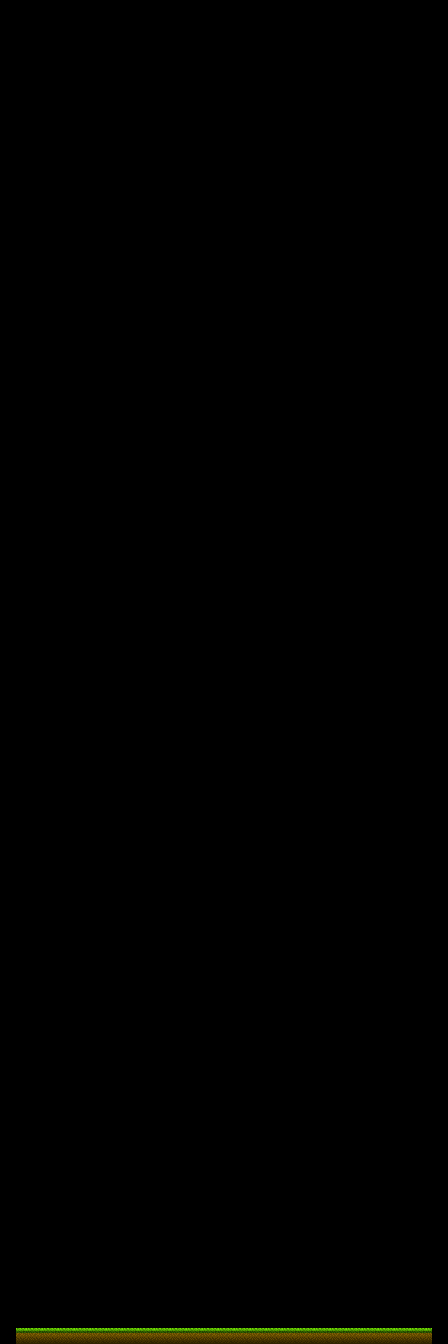

A level layout from a 2D game, rendered from its tile map. Below: a short description, then the map file with tile-grid data replaced by summaries:
An orthogonal 112x336 tile map with 4x4 px tiles, 1 tile layer (Tile Layer 1), 3 tilesets and 10 objects.

<map version="1.0" orientation="orthogonal" renderorder="right-down" width="112" height="336" tilewidth="4" tileheight="4" nextobjectid="1">
 <tileset firstgid="1" name="upwell" tilewidth="16" tileheight="16" tilecount="360" columns="15">
  <image source="../../upwell/Assets/SpritesAndAnimations/Platforms/tiles.png" width="240" height="384" />
  <tile id="0">
   <objectgroup draworder="index">
    <object id="1" x="0" y="0" width="16" height="16" />
   </objectgroup>
  </tile>
  <tile id="1">
   <objectgroup draworder="index">
    <object id="1" x="0" y="0" width="16" height="16" />
   </objectgroup>
  </tile>
  <tile id="46">
   <objectgroup draworder="index">
    <object id="1" x="0" y="0" width="16" height="16" />
    <object id="2" x="0" y="0" width="16" height="16" />
   </objectgroup>
  </tile>
  <tile id="48">
   <objectgroup draworder="index">
    <object id="1" x="0" y="0" width="16" height="16" />
    <object id="2" x="0" y="0" width="16" height="16" />
   </objectgroup>
  </tile>
  <tile id="150">
   <objectgroup draworder="index">
    <object id="1" x="0" y="0" width="16" height="16" />
   </objectgroup>
  </tile>
  <tile id="292">
   <objectgroup draworder="index">
    <object id="1" x="0" y="0" width="16" height="16" />
   </objectgroup>
  </tile>
 </tileset>
 <tileset firstgid="361" name="tiles" tilewidth="16" tileheight="8" tilecount="720" columns="15">
  <image source="../../upwell/Assets/SpritesAndAnimations/Platforms/tiles.png" width="240" height="384" />
  <tile id="91">
   <objectgroup draworder="index">
    <object id="1" x="0" y="0" width="16" height="8" />
    <object id="2" x="0" y="0" width="16" height="8" />
   </objectgroup>
  </tile>
 </tileset>
 <tileset firstgid="1081" name="tilesV" tilewidth="8" tileheight="16" tilecount="720" columns="30">
  <image source="../../upwell/Assets/SpritesAndAnimations/Platforms/tiles.png" width="240" height="384" />
 </tileset>
 <layer name="Tile Layer 1" width="112" height="336">
  <data>[37632 cells, 26 non-empty, 1 distinct tile ids]</data>
 </layer>
</map>
